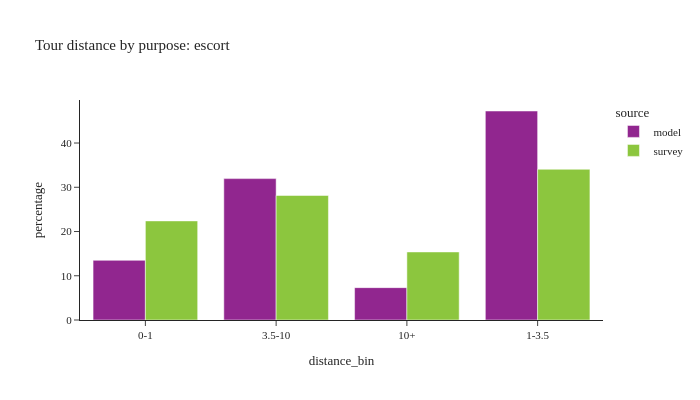

This figure's notebook cell:
### Code cell
plot_bins(tour, pl.col('pdpurp') == 3, 'escort')

### Figure 1 — Plotly figure (JSON) as saved in the notebook; plotly's stock layout.template omitted (floating-point values rounded to 4 significant figures)
{"data": [{"alignmentgroup": "True", "customdata": [[84507], [200185], [45817], [295931]], "hovertemplate": "source=model<br>distance_bin=%{x}<br>percentage=%{y}<br>sample count=%{customdata[0]}<extra></extra>", "legendgroup": "model", "marker": {"color": "#91268F", "pattern": {"shape": ""}}, "name": "model", "offsetgroup": "model", "orientation": "v", "showlegend": true, "textposition": "auto", "type": "bar", "x": ["0-1", "3.5-10", "10+", "1-3.5"], "xaxis": "x", "y": [13.49, 31.96, 7.314, 47.24], "yaxis": "y"}, {"alignmentgroup": "True", "customdata": [[158], [272], [154], [70]], "hovertemplate": "source=survey<br>distance_bin=%{x}<br>percentage=%{y}<br>sample count=%{customdata[0]}<extra></extra>", "legendgroup": "survey", "marker": {"color": "#8CC63E", "pattern": {"shape": ""}}, "name": "survey", "offsetgroup": "survey", "orientation": "v", "showlegend": true, "textposition": "auto", "type": "bar", "x": ["3.5-10", "1-3.5", "0-1", "10+"], "xaxis": "x", "y": [28.15, 34.07, 22.4, 15.38], "yaxis": "y"}], "layout": {"barmode": "group", "font": {"size": 11}, "height": 400, "legend": {"title": {"text": "source"}, "tracegroupgap": 0}, "title": {"text": "Tour distance by purpose: escort"}, "width": 700, "xaxis": {"anchor": "y", "domain": [0.0, 1.0], "title": {"text": "distance_bin"}}, "yaxis": {"anchor": "x", "domain": [0.0, 1.0], "title": {"text": "percentage"}}}}
